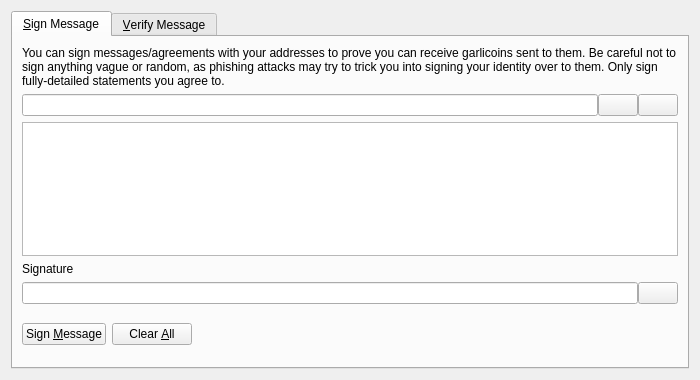
<?xml version="1.0" encoding="UTF-8"?>
<ui version="4.0">
 <class>SignVerifyMessageDialog</class>
 <widget class="QDialog" name="SignVerifyMessageDialog">
  <property name="geometry">
   <rect>
    <x>0</x>
    <y>0</y>
    <width>700</width>
    <height>380</height>
   </rect>
  </property>
  <property name="windowTitle">
   <string>Signatures - Sign / Verify a Message</string>
  </property>
  <property name="modal">
   <bool>true</bool>
  </property>
  <layout class="QVBoxLayout" name="verticalLayout">
   <item>
    <widget class="QTabWidget" name="tabWidget">
     <property name="currentIndex">
      <number>0</number>
     </property>
     <widget class="QWidget" name="tabSignMessage">
      <attribute name="title">
       <string>&amp;Sign Message</string>
      </attribute>
      <layout class="QVBoxLayout" name="verticalLayout_SM">
       <item>
        <widget class="QLabel" name="infoLabel_SM">
         <property name="text">
          <string>You can sign messages/agreements with your addresses to prove you can receive garlicoins sent to them. Be careful not to sign anything vague or random, as phishing attacks may try to trick you into signing your identity over to them. Only sign fully-detailed statements you agree to.</string>
         </property>
         <property name="textFormat">
          <enum>Qt::PlainText</enum>
         </property>
         <property name="wordWrap">
          <bool>true</bool>
         </property>
        </widget>
       </item>
       <item>
        <layout class="QHBoxLayout" name="horizontalLayout_1_SM">
         <property name="spacing">
          <number>0</number>
         </property>
         <item>
          <widget class="QValidatedLineEdit" name="addressIn_SM">
           <property name="toolTip">
            <string>The Garlicoin address to sign the message with</string>
           </property>
          </widget>
         </item>
         <item>
          <widget class="QPushButton" name="addressBookButton_SM">
           <property name="toolTip">
            <string>Choose previously used address</string>
           </property>
           <property name="text">
            <string/>
           </property>
           <property name="icon">
            <iconset resource="../bitcoin.qrc">
             <normaloff>:/icons/address-book</normaloff>:/icons/address-book</iconset>
           </property>
           <property name="shortcut">
            <string>Alt+A</string>
           </property>
           <property name="autoDefault">
            <bool>false</bool>
           </property>
          </widget>
         </item>
         <item>
          <widget class="QPushButton" name="pasteButton_SM">
           <property name="toolTip">
            <string>Paste address from clipboard</string>
           </property>
           <property name="text">
            <string/>
           </property>
           <property name="icon">
            <iconset resource="../bitcoin.qrc">
             <normaloff>:/icons/editpaste</normaloff>:/icons/editpaste</iconset>
           </property>
           <property name="shortcut">
            <string>Alt+P</string>
           </property>
           <property name="autoDefault">
            <bool>false</bool>
           </property>
          </widget>
         </item>
        </layout>
       </item>
       <item>
        <widget class="QPlainTextEdit" name="messageIn_SM">
         <property name="toolTip">
          <string>Enter the message you want to sign here</string>
         </property>
        </widget>
       </item>
       <item>
        <widget class="QLabel" name="signatureLabel_SM">
         <property name="text">
          <string>Signature</string>
         </property>
         <property name="textFormat">
          <enum>Qt::PlainText</enum>
         </property>
        </widget>
       </item>
       <item>
        <layout class="QHBoxLayout" name="horizontalLayout_2_SM">
         <property name="spacing">
          <number>0</number>
         </property>
         <item>
          <widget class="QLineEdit" name="signatureOut_SM">
           <property name="font">
            <font>
             <italic>true</italic>
            </font>
           </property>
           <property name="readOnly">
            <bool>true</bool>
           </property>
          </widget>
         </item>
         <item>
          <widget class="QPushButton" name="copySignatureButton_SM">
           <property name="toolTip">
            <string>Copy the current signature to the system clipboard</string>
           </property>
           <property name="text">
            <string/>
           </property>
           <property name="icon">
            <iconset resource="../bitcoin.qrc">
             <normaloff>:/icons/editcopy</normaloff>:/icons/editcopy</iconset>
           </property>
           <property name="autoDefault">
            <bool>false</bool>
           </property>
          </widget>
         </item>
        </layout>
       </item>
       <item>
        <layout class="QHBoxLayout" name="horizontalLayout_3_SM">
         <item>
          <widget class="QPushButton" name="signMessageButton_SM">
           <property name="toolTip">
            <string>Sign the message to prove you own this Garlicoin address</string>
           </property>
           <property name="text">
            <string>Sign &amp;Message</string>
           </property>
           <property name="icon">
            <iconset resource="../bitcoin.qrc">
             <normaloff>:/icons/edit</normaloff>:/icons/edit</iconset>
           </property>
           <property name="autoDefault">
            <bool>false</bool>
           </property>
          </widget>
         </item>
         <item>
          <widget class="QPushButton" name="clearButton_SM">
           <property name="toolTip">
            <string>Reset all sign message fields</string>
           </property>
           <property name="text">
            <string>Clear &amp;All</string>
           </property>
           <property name="icon">
            <iconset resource="../bitcoin.qrc">
             <normaloff>:/icons/remove</normaloff>:/icons/remove</iconset>
           </property>
           <property name="autoDefault">
            <bool>false</bool>
           </property>
          </widget>
         </item>
         <item>
          <spacer name="horizontalSpacer_1_SM">
           <property name="orientation">
            <enum>Qt::Horizontal</enum>
           </property>
           <property name="sizeHint" stdset="0">
            <size>
             <width>40</width>
             <height>48</height>
            </size>
           </property>
          </spacer>
         </item>
         <item>
          <widget class="QLabel" name="statusLabel_SM">
           <property name="font">
            <font>
             <weight>75</weight>
             <bold>true</bold>
            </font>
           </property>
           <property name="text">
            <string/>
           </property>
           <property name="wordWrap">
            <bool>true</bool>
           </property>
          </widget>
         </item>
         <item>
          <spacer name="horizontalSpacer_2_SM">
           <property name="orientation">
            <enum>Qt::Horizontal</enum>
           </property>
           <property name="sizeHint" stdset="0">
            <size>
             <width>40</width>
             <height>48</height>
            </size>
           </property>
          </spacer>
         </item>
        </layout>
       </item>
      </layout>
     </widget>
     <widget class="QWidget" name="tabVerifyMessage">
      <attribute name="title">
       <string>&amp;Verify Message</string>
      </attribute>
      <layout class="QVBoxLayout" name="verticalLayout_VM">
       <item>
        <widget class="QLabel" name="infoLabel_VM">
         <property name="text">
          <string>Enter the receiver's address, message (ensure you copy line breaks, spaces, tabs, etc. exactly) and signature below to verify the message. Be careful not to read more into the signature than what is in the signed message itself, to avoid being tricked by a man-in-the-middle attack. Note that this only proves the signing party receives with the address, it cannot prove sendership of any transaction!</string>
         </property>
         <property name="textFormat">
          <enum>Qt::PlainText</enum>
         </property>
         <property name="alignment">
          <set>Qt::AlignLeading|Qt::AlignLeft|Qt::AlignTop</set>
         </property>
         <property name="wordWrap">
          <bool>true</bool>
         </property>
        </widget>
       </item>
       <item>
        <layout class="QHBoxLayout" name="horizontalLayout_1_VM">
         <property name="spacing">
          <number>0</number>
         </property>
         <item>
          <widget class="QValidatedLineEdit" name="addressIn_VM">
           <property name="toolTip">
            <string>The Garlicoin address the message was signed with</string>
           </property>
          </widget>
         </item>
         <item>
          <widget class="QPushButton" name="addressBookButton_VM">
           <property name="toolTip">
            <string>Choose previously used address</string>
           </property>
           <property name="text">
            <string/>
           </property>
           <property name="icon">
            <iconset resource="../bitcoin.qrc">
             <normaloff>:/icons/address-book</normaloff>:/icons/address-book</iconset>
           </property>
           <property name="shortcut">
            <string>Alt+A</string>
           </property>
           <property name="autoDefault">
            <bool>false</bool>
           </property>
          </widget>
         </item>
        </layout>
       </item>
       <item>
        <widget class="QPlainTextEdit" name="messageIn_VM"/>
       </item>
       <item>
        <widget class="QValidatedLineEdit" name="signatureIn_VM"/>
       </item>
       <item>
        <layout class="QHBoxLayout" name="horizontalLayout_2_VM">
         <item>
          <widget class="QPushButton" name="verifyMessageButton_VM">
           <property name="toolTip">
            <string>Verify the message to ensure it was signed with the specified Garlicoin address</string>
           </property>
           <property name="text">
            <string>Verify &amp;Message</string>
           </property>
           <property name="icon">
            <iconset resource="../bitcoin.qrc">
             <normaloff>:/icons/transaction_0</normaloff>:/icons/transaction_0</iconset>
           </property>
           <property name="autoDefault">
            <bool>false</bool>
           </property>
          </widget>
         </item>
         <item>
          <widget class="QPushButton" name="clearButton_VM">
           <property name="toolTip">
            <string>Reset all verify message fields</string>
           </property>
           <property name="text">
            <string>Clear &amp;All</string>
           </property>
           <property name="icon">
            <iconset resource="../bitcoin.qrc">
             <normaloff>:/icons/remove</normaloff>:/icons/remove</iconset>
           </property>
           <property name="autoDefault">
            <bool>false</bool>
           </property>
          </widget>
         </item>
         <item>
          <spacer name="horizontalSpacer_1_VM">
           <property name="orientation">
            <enum>Qt::Horizontal</enum>
           </property>
           <property name="sizeHint" stdset="0">
            <size>
             <width>40</width>
             <height>48</height>
            </size>
           </property>
          </spacer>
         </item>
         <item>
          <widget class="QLabel" name="statusLabel_VM">
           <property name="font">
            <font>
             <weight>75</weight>
             <bold>true</bold>
            </font>
           </property>
           <property name="text">
            <string/>
           </property>
           <property name="wordWrap">
            <bool>true</bool>
           </property>
          </widget>
         </item>
         <item>
          <spacer name="horizontalSpacer_2_VM">
           <property name="orientation">
            <enum>Qt::Horizontal</enum>
           </property>
           <property name="sizeHint" stdset="0">
            <size>
             <width>40</width>
             <height>48</height>
            </size>
           </property>
          </spacer>
         </item>
        </layout>
       </item>
      </layout>
     </widget>
    </widget>
   </item>
  </layout>
 </widget>
 <customwidgets>
  <customwidget>
   <class>QValidatedLineEdit</class>
   <extends>QLineEdit</extends>
   <header>qt/qvalidatedlineedit.h</header>
  </customwidget>
 </customwidgets>
 <resources>
  <include location="../bitcoin.qrc"/>
 </resources>
 <connections/>
</ui>
